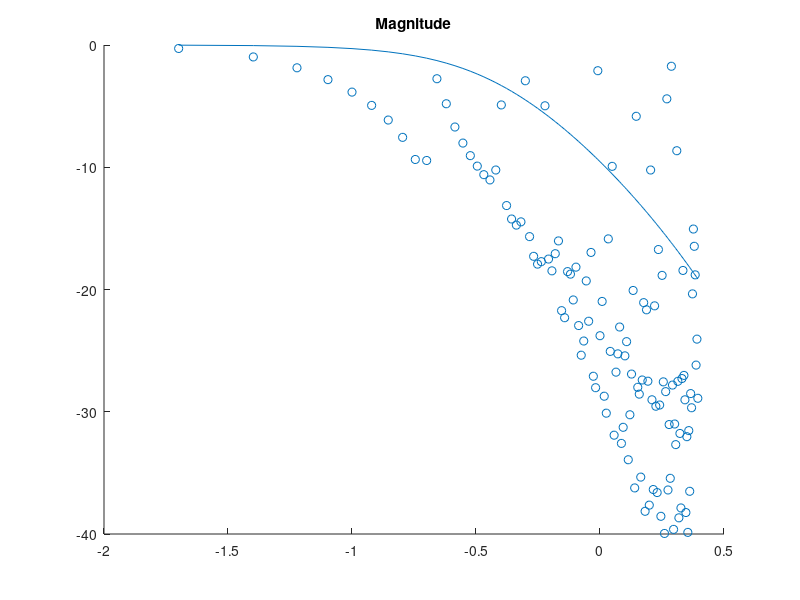

The MATLAB source for this figure:
%%%%%Frequency response from Chirps

close;clear;clc


tF=50;    %Final time
Fs=5;
t = 0:1/Fs:tF-1/Fs;                     % Time vector
L=length(t);

f1=.01;   %%Initial frequency
f2=Fs;   %%Final frequency

%x = sin(2*pi*15*t) + sin(2*pi*40*t);      % Signal
x = sin(2*pi*(1/2*(f2-f1)/tF.*t+f1).*t);

s = tf('s');
G2 = 1/(s^2+3*s+ 1);

out2=lsim(G2,x,t);


y1=fft(x);
y2 = fft(out2);                             % Compute DFT of system 2
%P2 = abs(y2/L);
%P1 = P2(1:L/2+1);
%P1(2:end-1) = 2*P1(2:end-1);
m1 = (abs(y1))'; 

m2 = abs(y2);                               % Magnitude
y2(m2<1e-6) = 0;
p2 = unwrap(angle(y2));                     % Phase


%f = Fs*(0:(L/2))/L;

f = (0:L-1)*Fs/L;        % Frequency vector
f=f(1:end/2);

G=m2./m1;
G=G(1:end/2);
G=2*G;

%plot(f,mag2db(m1))
title('Magnitude')
hold on
scatter(log10(f),mag2db(G))


[mag,phase,wout] = bode(G2,f);
mag=reshape(mag,[],1);
plot(log10(f),mag2db(mag))



